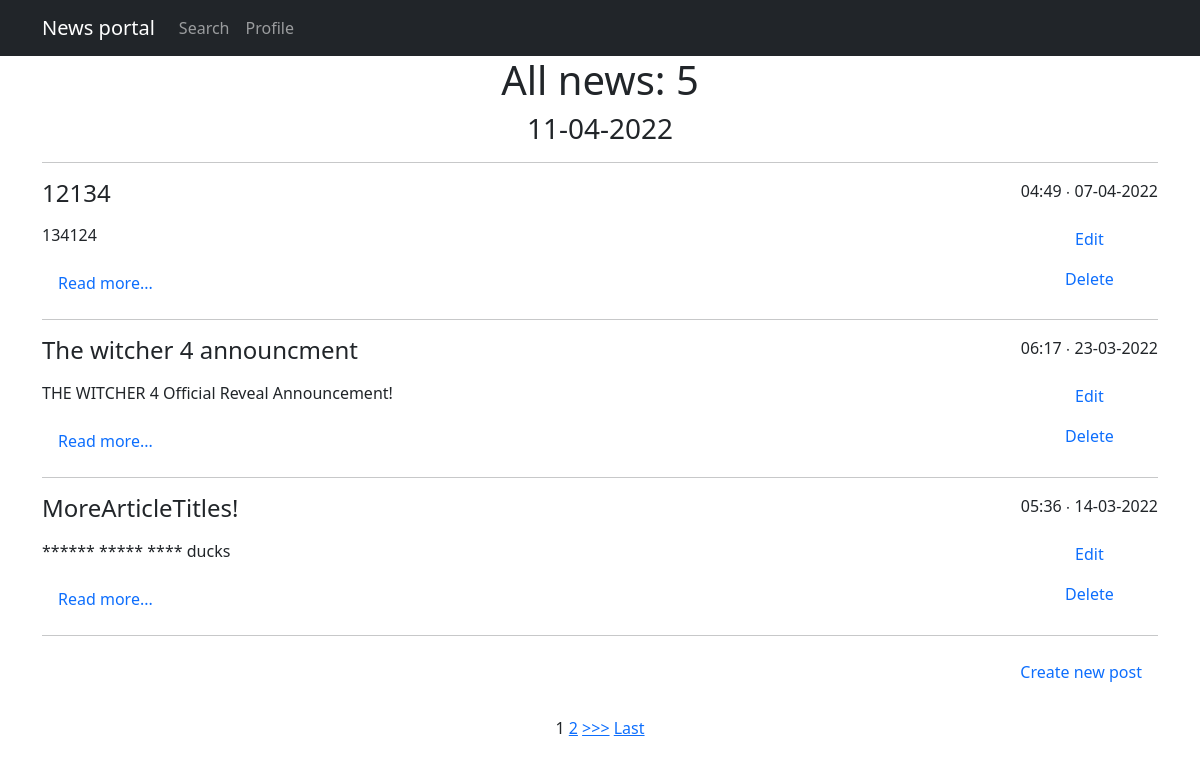
Before: /news/ with the older database file.
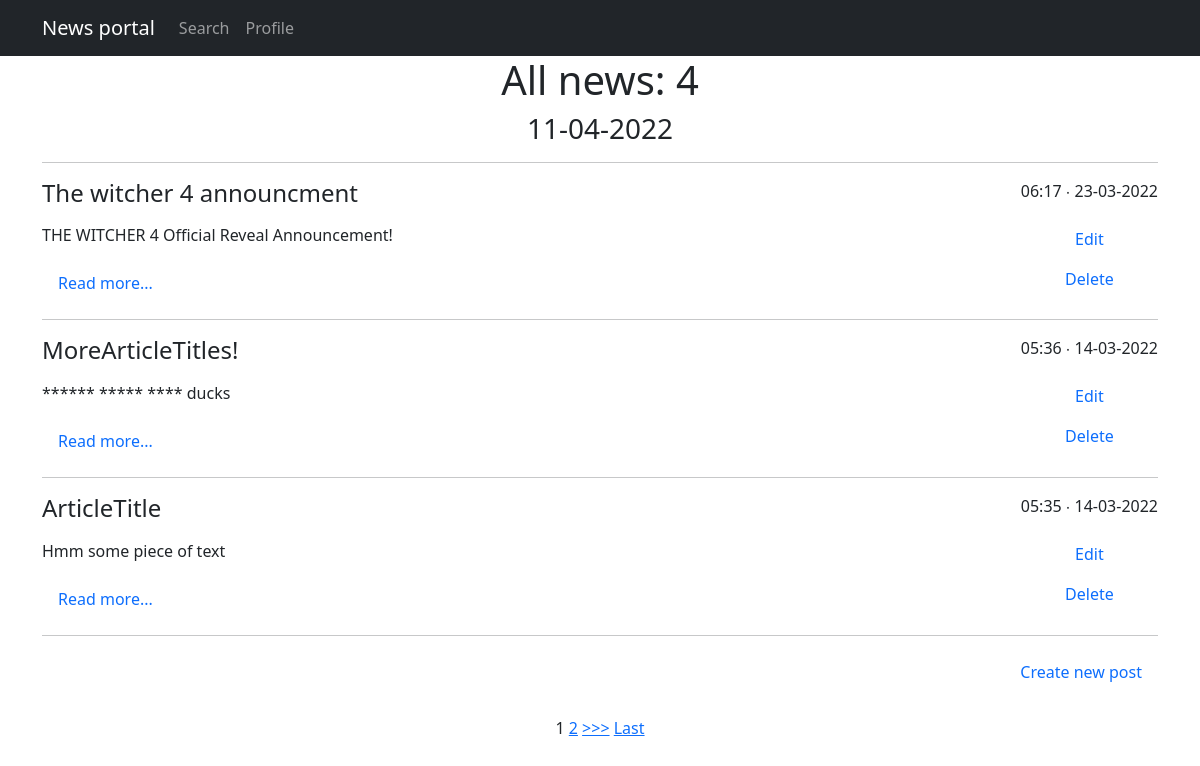
After: the same page with the newer database file.
### news/models.py (models this page shows, shortened)
class Post(models.Model):
    author = models.ForeignKey(Author, on_delete = models.CASCADE)
    NEWS = 'NW'
    ARTICLE = 'AR'
    CATEGORY_CHOICES = (
        (NEWS, 'News'),
        (ARTICLE, 'Article')
    )
    categoryType = models.CharField(max_length = 2, choices = CATEGORY_CHOICES, default = ARTICLE)
    dateCreation = models.DateTimeField(auto_now_add = True)
    postCategory = models.ManyToManyField(Category, through = 'PostCategory')
    title = models.CharField(max_length = 128)
    text = models.TextField()
    rating = models.SmallIntegerField(default = 0)

### news/views.py (the view)
# urls.py: path('', PostList.as_view()),
class PostList(ListView):
    model = Post
    template_name = 'posts.html'
    context_object_name = 'posts'
    ordering = '-dateCreation'
    paginate_by = 3
    def get_filter(self):
        return PostFilter(self.request.GET, queryset=super().get_queryset())
    def get_queryset(self):
        return self.get_filter().qs
    def get_context_data(self, *args, **kwargs):
        return {
            **super().get_context_data(*args, **kwargs),
            'filter': self.get_filter(),
            'time_now' : datetime.utcnow(),
            'length' : Post.objects.count()
        }

### news/templatetags/custom_filters.py (called while the page is built)
@register.filter(name='censor')
def censor(value):
    if not isinstance(value, str):
        raise ValueError('Cant censor not str object')
    for i in ban_words:
        value = value.replace(i[0:], '*' * len(i) )
    return value

### templates/posts.html (shortened to what this page needs)
{% extends 'flatpages/default.html' %}
{% load custom_filters %}
{% block content %}
<h1>All news: {{ length }}</h1>
<h3> {{ time_now|date:'d-m-Y' }} </h3>
<hr>
{% for post in posts %}
<div style="float: right"><p>{{ post.dateCreation|date:'h:i ∙ d-m-Y ' }}</p>
<a class="nav-link" href="{% url 'postUpdate' post.id %}">Edit</a>
<a class="nav-link" href="{% url 'postDelete' post.id %}">Delete</a></div>
<div align="left">
    <h4><p>{{post.title|censor}}</p></h4>
    <p>{{ post.text|truncatewords:50|censor }}</p>
    <a class="nav-link" href="{% url 'postDetail' post.id %}">Read more...</a>
    <hr>
</div>
{% endfor %}
<div align="right">
    <a class="nav-link" href="{% url 'postCreate' %}">Create new post</a> <br>
</div>
<p>
    {% if is_paginated %}
        {% for num in page_obj.paginator.page_range %}
            {% if page_obj.number == num %}
                <a>{{ num }}</a>
            {% elif num > page_obj.number|add:'-3' and num < page_obj.number|add:'3' %}
                <a  href="?page={{ num }}">{{ num }}</a>
            {% endif %}
        {% endfor %}
        {% if page_obj.has_next %}
            <a href="?page={{ page_obj.next_page_number }}">>>></a>
            <a href="?page={{ page_obj.paginator.num_pages }}">Last</a>
        {% endif %}
    {% endif %}
</p>
{% endblock content %}

Changed rows visible on the page:
removed Post: dateCreation "04:49 ∙ 07-04-2022", title|censor "12134", text|censor "134124"
now on this page (row unchanged): Post: dateCreation "05:35 ∙ 14-03-2022", title|censor "ArticleTitle", text|censor "Hmm some piece of text"
Other visible differences:
{{ length }}: "5" → "4"
